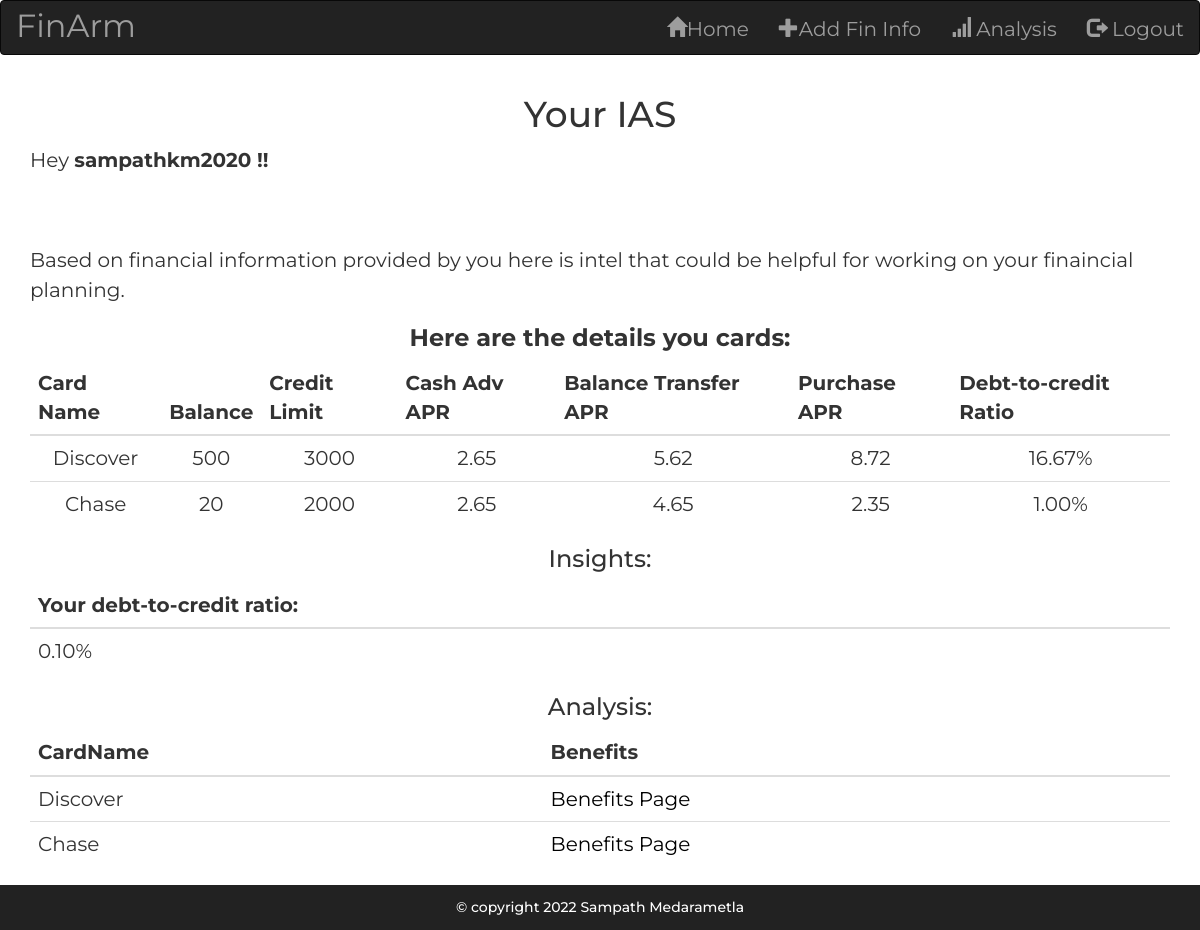
The page /analysis (signed in) on the database its author committed.
### tables this page shows
CREATE TABLE fininfo(
finid INTEGER PRIMARY KEY AUTOINCREMENT NOT NULL,
ccname TEXT NOT NULL,
ccused TEXT NOT NULL,
cclimit TEXT NOT NULL,
cashapr TEXT NOT NULL,
balapr TEXT NOT NULL,
purapr TEXT NOT NULL,
username TEXT NOT NULL,
benefits TEXT NOT NULL
);

### app.py (the view)
@app.route("/analysis")
def analysis():
        totusdamt=0
        totavlamt=0
        db=sqlite3.connect(fdrct + "///finarm.db")
        cur = db.cursor()
        query = "SELECT * FROM fininfo WHERE username = '{usrnm}'".format(usrnm=session["username"])
        res = cur.execute(query)
        finresults = res.fetchall()
        for fin in finresults:
            totusdamt += int(fin[2])
            totavlamt += int(fin[3])
        debtrtn = totusdamt/totavlamt
        return render_template("analysis.html",vals=finresults,val2=debtrtn)

### templates/analysis.html (shortened to what this page needs)
{% extends "layout.html" %}
{% block main %}
<h1 align="center">Your IAS</h1>
<p>Hey <b>{{ session.username }} !!</b></p>
<br>
<br>
<p> Based on financial information provided by you here is intel that could be helpful for working on your finaincial planning.</p>
<h3 align="center"><b>Here are the details you cards:</b></h3>
<table class="table">
    <thead>
        <tr>
          <th scope="col">Card Name</th>
          <th scope="col">Balance</th>
          <th scope="col">Credit Limit</th>
          <th scope="col">Cash Adv APR</th>
          <th scope="col">Balance Transfer APR</th>
          <th scope="col">Purchase APR</th>
          <th scope="col">Debt-to-credit Ratio</th>
        </tr>
    </thead>
    <tbody>
        {% for finres in vals %}
         <tr>
            <td align="center">{{finres[1]}}</td>
            <td align="center">{{finres[2]}}</td>
            <td align="center">{{finres[3]}}</td>
            <td align="center">{{finres[4]}}</td>
            <td align="center">{{finres[5]}}</td>
            <td align="center">{{finres[6]}}</td>
            <td align="center">{{ "%0.2f"|format((finres[2]|float/finres[3]|float)*100) }}%</td>
         </tr>
        {% endfor %}
    </tbody>
</table>
<h3 align="center">Insights:</h3>
<table class="table">
    <thead>
          <tr>
             <th scope="col">Your debt-to-credit ratio:</th>
          </tr>
    </thead>
    <tbody>
          <tr>
             <td>{{ "%0.2f"|format(val2) }}%</td>
          </tr>
    </tbody>
</table>
<h3 align="center">Analysis:</h3>
<table class="table">
    <thead>
          <tr>
             <th scope="col">CardName</th>
             <th scope="col">Benefits</th>
          </tr>
    </thead>
    <tbody>
            {% for finres in vals %}
              <tr>
                <td align="left">{{ finres[1] }}</td>
                <td align="left"><a style="color:black" target="_blank" href="{{ finres[8] }}">Benefits Page</a></td>
              </tr>
             {% endfor %}
    </tbody>
</table>
<h2 align="center">Simulations:</h2>
{% endblock %}

### templates/layout.html (shortened to what this page needs)
<!DOCTYPE html>
<html lang="en">
    <head>
        <link rel="stylesheet" href="https://maxcdn.bootstrapcdn.com/bootstrap/3.4.1/css/bootstrap.min.css">
        <link rel="stylesheet" type="text/css" href="/static/style.css">
    </head>
    <body>
        <nav class="navbar navbar-inverse">
          <div class="container-fluid">
            <div class="navbar-header">
                <a class="navbar-brand" href="{{ url_for('index') }}" style="font-size:xx-large">FinArm</a>
            </div>
            {% if session["username"] %}
              <ul class="nav navbar-nav navbar-right">
                <li><a href="{{ url_for('home') }}"><span class="glyphicon glyphicon-home"></span>Home</a></li>
                <li><a href="{{ url_for('addfininfo') }}"><span class="glyphicon glyphicon-plus"></span>Add Fin Info</a></li>
                <li><a href="{{ url_for('analysis') }}"><span class="glyphicon glyphicon-signal"></span> Analysis </a></li>
                <li><a href="{{ url_for('logout') }}"><span class="glyphicon glyphicon-log-out"></span> Logout</a></li>
             </ul>
            {% endif %}
          </div>
        </nav>
        <div class="container container-fluid wrapper">
            {% block main %}{% endblock %}
        </div>
        <div class="footer">
            <h5 align="center">
                &copy; copyright 2022 Sampath Medarametla
            </h5>
        </div>
       </body>
    </body>
</html>

### static/style.css (style rules this page uses)
body { line-height: 1.8; font: 20px Montserrat, sans-serif; line-height: 1.5; }
.footer { position: fixed; padding: 5px; bottom: 0; width: 100%; color: white; text-align: center; background-color: #222; font: 20px Montserrat, sans-serif; }
a { color: white; text-decoration: none; }

### rows shown on the page
fininfo: ccname "Discover", ccused "500", cclimit "3000", cashapr "2.65", balapr "5.62", purapr "8.72", (finres[2]|float/finres[3]|float)*100 "16.67"
fininfo: ccname "Chase", ccused "20", cclimit "2000", cashapr "2.65", balapr "4.65", purapr "2.35", (finres[2]|float/finres[3]|float)*100 "1.00"

### other values the page prints
{{ session.username }} "sampathkm2020"
{{ "%0.2f"|format(val2) }} "0.10"
